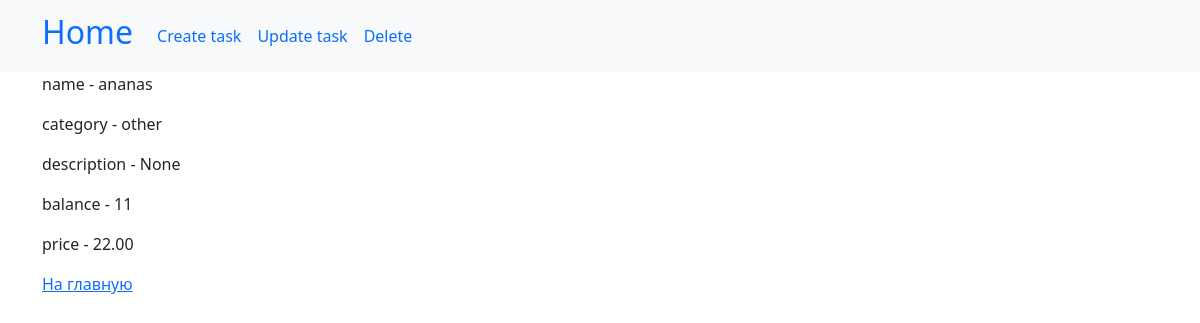
The page /product/8/ on the database its author committed.
### market/models.py (models this page shows, shortened)
class Product(models.Model):
    name = models.CharField(max_length=100, null=False, blank=False, verbose_name="Наименование товара")
    description = models.TextField(max_length=2000, null=True, blank=True, verbose_name="Описание товара")
    categories = models.CharField(max_length=100, choices=CATEGORY, verbose_name="Категория", default="other")
    balance = models.PositiveIntegerField(verbose_name="Остаток товара")
    price = models.DecimalField(max_digits=7, decimal_places=2, verbose_name="Цена товара")
    class Meta:
        db_table = "market"
        verbose_name = "Товар"
        verbose_name_plural = "Товары"

### market/views.py (the view)
# urls.py: path('product/<int:pk>/', product_view, name="product_view"),
def product_view(request, pk):
    product = get_object_or_404(Product, pk=pk)
    return render(request, "product.html", {"product": product})

### market/templates/product.html
{% extends "base.html" %}
{% block nav %}
    <a class="nav-link" href="{% url "create" %}">Create task</a>
    <a class="nav-link" href="{% url "update_product" product.pk %}">Update task</a>
    <a class="nav-link" href="{% url "delete" product.pk %}">Delete</a>
{% endblock %}
{% block content %}
<p>name - {{ product.name }}</p>
<p>category - {{ product.categories }}</p>
<p>description - {{ product.description }}</p>
<p>balance - {{ product.balance }}</p>
    <p>price - {{ product.price }}</p>
<a href="{% url "index_view" %}">На главную</a>
{% endblock %}

### rows shown on the page
Product: name "ananas", categories "other", description "None", balance "11", price "22.00"
